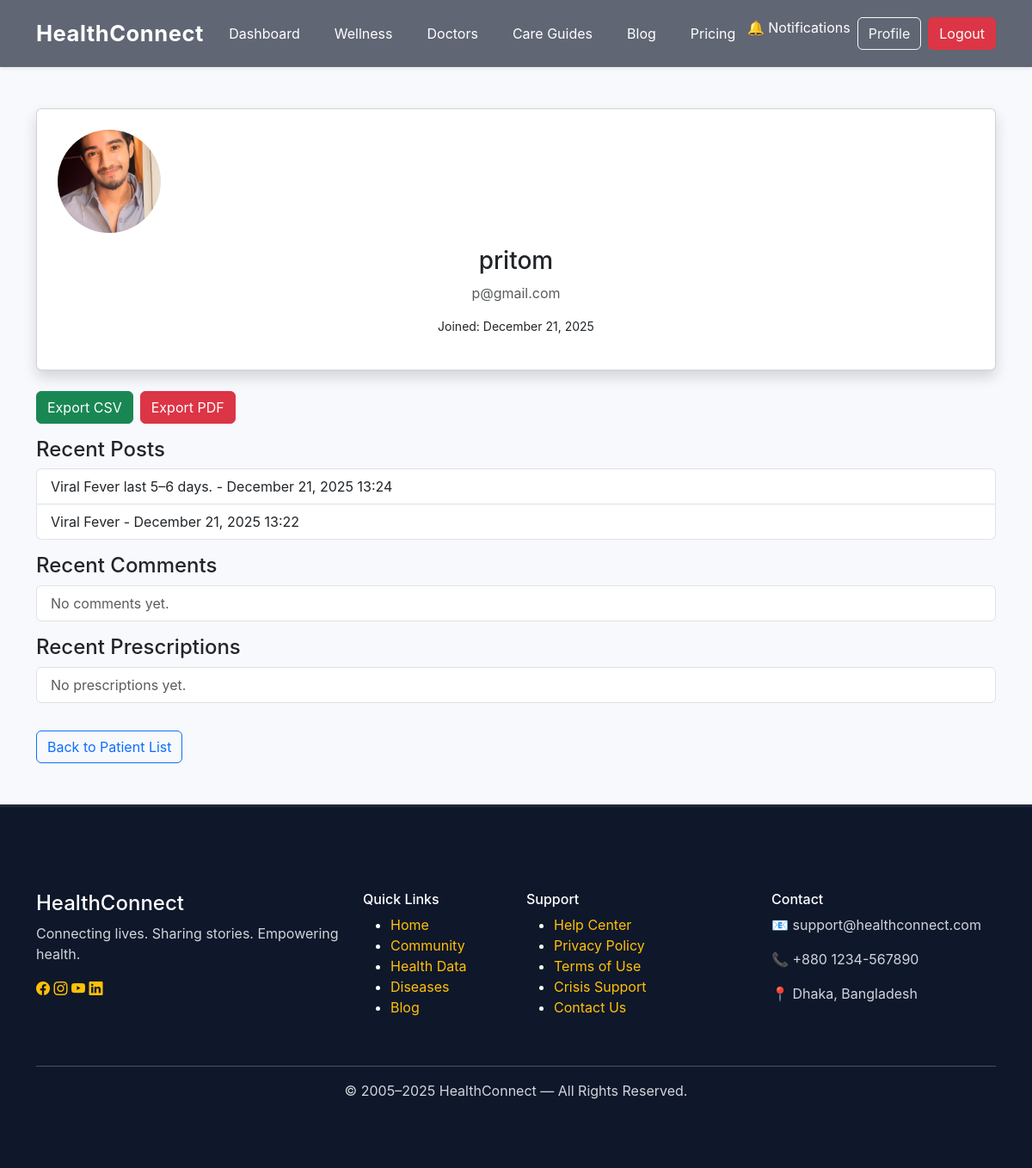
/accounts/patients/2/ (signed in), run on the app's committed database.
### accounts/models.py (models this page shows, shortened)
class CustomUser(AbstractUser):
    role = models.CharField(
        max_length=20,
        choices=ROLE_CHOICES,
        default="patient"
    )
    doctor_license = models.CharField(
        max_length=50,
        blank=True,
        null=True
    )
    specialization = models.ManyToManyField(
        "Specialization",
        blank=True,
        help_text="Only for doctors"
    )
    hospital_name = models.CharField(
        max_length=150,
        blank=True,
        null=True
    )
    profile_pic = models.ImageField(
        upload_to="profiles/",
        blank=True,
        null=True
    )
    token_id = models.CharField(
        max_length=12,   # Adjust for future growth
        unique=True,
        blank=True,
        editable=False
    )

### blog/models.py (models this page shows, shortened)
class BlogPost(models.Model):
    author = models.ForeignKey(
        settings.AUTH_USER_MODEL,
        on_delete=models.CASCADE,
        related_name="posts"
    )
    title = models.CharField(max_length=200)
    content = RichTextField()
    description = models.TextField(blank=True, null=True)
    photo = models.ImageField(upload_to="blog_photos/", blank=True, null=True)
    category = models.ManyToManyField(Category)
    urgency_level = models.CharField(
        max_length=10,
        choices=URGENCY_CHOICES,
        default='medium'
    )
    created_at = models.DateTimeField(auto_now_add=True)

### accounts/views.py (the view)
# urls.py: path('patients/<int:patient_id>/', views.view_patient, name='view_patient'),
@login_required
def view_patient(request, patient_id):
    if request.user.role != 'doctor':
        return HttpResponseForbidden("Not authorized")
    patient = get_object_or_404(CustomUser, id=patient_id, role='patient')
    recent_posts = patient.posts.all().order_by('-created_at') if hasattr(patient, 'posts') else []
    recent_comments = patient.comments.all().order_by('-created_at') if hasattr(patient, 'comments') else []
    recent_prescriptions = patient.prescriptions.all().order_by('-created_at') if hasattr(patient, 'prescriptions') else []
    context = {
        'patient': patient,
        'recent_posts': recent_posts,
        'recent_comments': recent_comments,
        'recent_prescriptions': recent_prescriptions,
    }
    return render(request, 'accounts/view_patient.html', context)

### blog/context_processors.py (called while the page is built)
def unread_notifications(request):
    if request.user.is_authenticated:
        return {
            "unread_count": request.user.notifications.filter(is_read=False).count()
        }
    return {"unread_count": 0}

### accounts/templates/accounts/view_patient.html
{% extends "base.html" %}
{% load static %}
{% block content %}
<div class="container py-5">
    <div class="card shadow p-4 mb-4 text-center">
        <img src="{% if patient.profile_pic %}{{ patient.profile_pic.url }}{% else %}{% static 'images/avatar.png' %}{% endif %}"
             width="120" height="120" class="rounded-circle mb-3" style="object-fit: cover;">
        <h3>{{ patient.username }}</h3>
        <p class="text-muted">{{ patient.email }}</p>
        <p class="small">Joined: {{ patient.date_joined|date:"F j, Y" }}</p>
    </div>
    <div class="d-flex gap-2 mb-3">
        <a href="{% url 'export_patient_csv' patient.id %}" class="btn btn-success">Export CSV</a>
        <a href="{% url 'export_patient_pdf' patient.id %}" class="btn btn-danger">Export PDF</a>
    </div>
    <h4>Recent Posts</h4>
    <ul class="list-group mb-3">
        {% for post in recent_posts %}
        <li class="list-group-item">{{ post.title }} - {{ post.created_at|date:"F j, Y H:i" }}</li>
        {% empty %}
        <li class="list-group-item text-muted">No posts yet.</li>
        {% endfor %}
    </ul>
    <h4>Recent Comments</h4>
    <ul class="list-group mb-3">
        {% for comment in recent_comments %}
        <li class="list-group-item">{{ comment.comment_text }} - <small>{{ comment.created_at|date:"F j, Y H:i" }}</small></li>
        {% empty %}
        <li class="list-group-item text-muted">No comments yet.</li>
        {% endfor %}
    </ul>
    <h4>Recent Prescriptions</h4>
    <ul class="list-group mb-3">
        {% for pres in recent_prescriptions %}
        <li class="list-group-item">{{ pres.diagnosis }} - <small>{{ pres.created_at|date:"F j, Y H:i" }}</small></li>
        {% empty %}
        <li class="list-group-item text-muted">No prescriptions yet.</li>
        {% endfor %}
    </ul>
    <a href="{% url 'doctor_dashboard' %}" class="btn btn-outline-primary mt-3">Back to Patient List</a>
</div>
{% endblock %}

### static/css/style.css (style rules this page uses)
body { font-family: 'Inter', sans-serif; background: #f8f9fc; margin: 0; padding: 0; }
* { transition: 0.3s ease; }

### data on the page
CustomUser: profile_pic (picture), username "pritom", email "p@gmail.com", date_joined "December 21, 2025"
BlogPost: title "Viral Fever last 5–6 days.", created_at "December 21, 2025 13:24"
BlogPost: title "Viral Fever", created_at "December 21, 2025 13:22"
